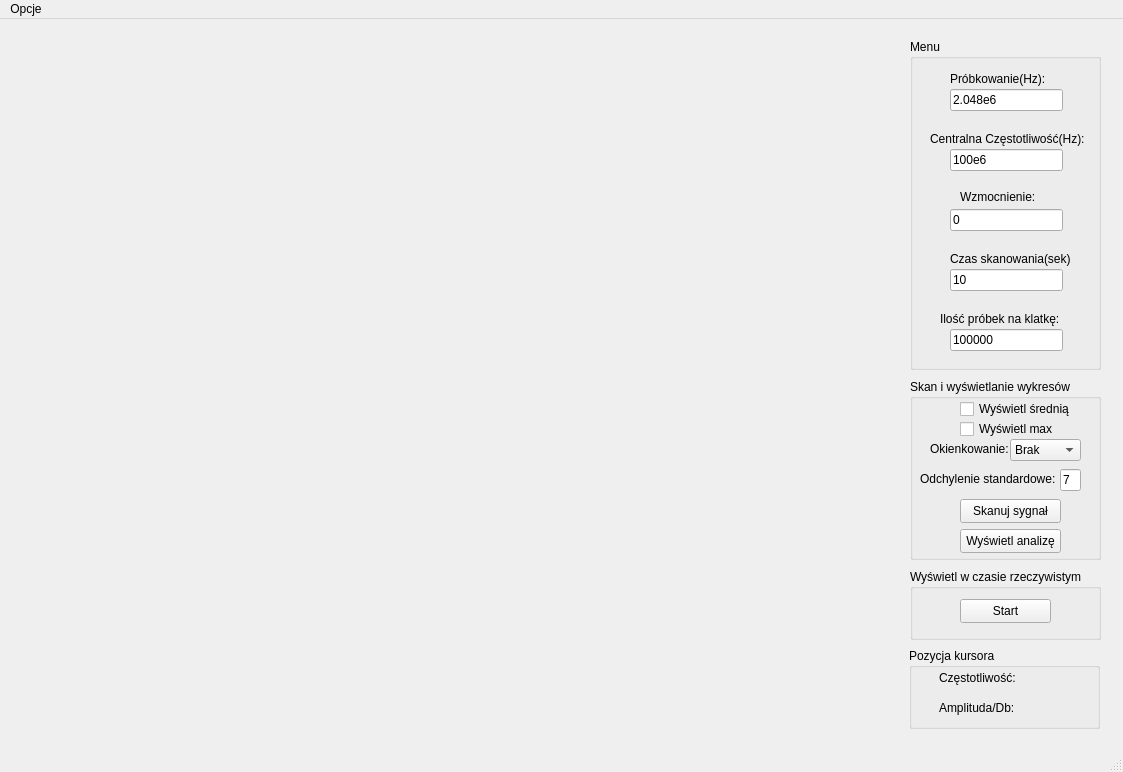
<?xml version="1.0" encoding="UTF-8"?>
<ui version="4.0">
 <class>MainWindow</class>
 <widget class="QMainWindow" name="MainWindow">
  <property name="geometry">
   <rect>
    <x>0</x>
    <y>0</y>
    <width>1123</width>
    <height>772</height>
   </rect>
  </property>
  <property name="windowTitle">
   <string>MainWindow</string>
  </property>
  <widget class="QWidget" name="centralwidget">
   <widget class="QGroupBox" name="groupBox">
    <property name="geometry">
     <rect>
      <x>910</x>
      <y>20</y>
      <width>191</width>
      <height>331</height>
     </rect>
    </property>
    <property name="title">
     <string>Menu</string>
    </property>
    <widget class="QLineEdit" name="sampleRateEdit">
     <property name="geometry">
      <rect>
       <x>40</x>
       <y>50</y>
       <width>113</width>
       <height>22</height>
      </rect>
     </property>
     <property name="text">
      <string>2.048e6</string>
     </property>
    </widget>
    <widget class="QLabel" name="label">
     <property name="geometry">
      <rect>
       <x>40</x>
       <y>30</y>
       <width>101</width>
       <height>20</height>
      </rect>
     </property>
     <property name="text">
      <string>Próbkowanie(Hz):</string>
     </property>
    </widget>
    <widget class="QLabel" name="label_2">
     <property name="geometry">
      <rect>
       <x>20</x>
       <y>90</y>
       <width>161</width>
       <height>20</height>
      </rect>
     </property>
     <property name="text">
      <string>Centralna Częstotliwość(Hz):</string>
     </property>
    </widget>
    <widget class="QLineEdit" name="centralFrequencyEdit">
     <property name="geometry">
      <rect>
       <x>40</x>
       <y>110</y>
       <width>113</width>
       <height>22</height>
      </rect>
     </property>
     <property name="text">
      <string>100e6</string>
     </property>
    </widget>
    <widget class="QLabel" name="label_3">
     <property name="geometry">
      <rect>
       <x>50</x>
       <y>150</y>
       <width>81</width>
       <height>16</height>
      </rect>
     </property>
     <property name="text">
      <string>Wzmocnienie:</string>
     </property>
    </widget>
    <widget class="QLineEdit" name="gainEdit">
     <property name="geometry">
      <rect>
       <x>40</x>
       <y>170</y>
       <width>113</width>
       <height>22</height>
      </rect>
     </property>
     <property name="text">
      <string>0</string>
     </property>
    </widget>
    <widget class="QLabel" name="label_4">
     <property name="geometry">
      <rect>
       <x>40</x>
       <y>210</y>
       <width>121</width>
       <height>20</height>
      </rect>
     </property>
     <property name="text">
      <string>Czas skanowania(sek):</string>
     </property>
    </widget>
    <widget class="QLineEdit" name="scanTimeEdit">
     <property name="geometry">
      <rect>
       <x>40</x>
       <y>230</y>
       <width>113</width>
       <height>22</height>
      </rect>
     </property>
     <property name="text">
      <string>10</string>
     </property>
    </widget>
    <widget class="QLabel" name="label_5">
     <property name="geometry">
      <rect>
       <x>30</x>
       <y>270</y>
       <width>131</width>
       <height>20</height>
      </rect>
     </property>
     <property name="text">
      <string>Ilość próbek na klatkę:</string>
     </property>
    </widget>
    <widget class="QLineEdit" name="numberOfSamplesEdit">
     <property name="geometry">
      <rect>
       <x>40</x>
       <y>290</y>
       <width>113</width>
       <height>22</height>
      </rect>
     </property>
     <property name="text">
      <string>100000</string>
     </property>
    </widget>
   </widget>
   <widget class="QWidget" name="graphDisplay" native="true">
    <property name="geometry">
     <rect>
      <x>40</x>
      <y>30</y>
      <width>861</width>
      <height>681</height>
     </rect>
    </property>
   </widget>
   <widget class="QGroupBox" name="groupBox_2">
    <property name="geometry">
     <rect>
      <x>909</x>
      <y>629</y>
      <width>191</width>
      <height>81</height>
     </rect>
    </property>
    <property name="title">
     <string>Pozycja kursora</string>
    </property>
    <widget class="QLabel" name="XLabel">
     <property name="geometry">
      <rect>
       <x>30</x>
       <y>20</y>
       <width>141</width>
       <height>20</height>
      </rect>
     </property>
     <property name="text">
      <string>Częstotliwość: </string>
     </property>
    </widget>
    <widget class="QLabel" name="YLabel">
     <property name="geometry">
      <rect>
       <x>30</x>
       <y>50</y>
       <width>141</width>
       <height>20</height>
      </rect>
     </property>
     <property name="text">
      <string>Amplituda/Db:</string>
     </property>
    </widget>
   </widget>
   <widget class="QGroupBox" name="groupBox_3">
    <property name="geometry">
     <rect>
      <x>910</x>
      <y>550</y>
      <width>191</width>
      <height>71</height>
     </rect>
    </property>
    <property name="title">
     <string>Wyświetl w czasie rzeczywistym</string>
    </property>
    <widget class="QPushButton" name="startButton">
     <property name="geometry">
      <rect>
       <x>50</x>
       <y>30</y>
       <width>91</width>
       <height>24</height>
      </rect>
     </property>
     <property name="text">
      <string>Start</string>
     </property>
    </widget>
   </widget>
   <widget class="QGroupBox" name="groupBox_4">
    <property name="geometry">
     <rect>
      <x>910</x>
      <y>360</y>
      <width>191</width>
      <height>181</height>
     </rect>
    </property>
    <property name="title">
     <string>Skan i wyświetlanie wykresów</string>
    </property>
    <widget class="QCheckBox" name="enableAVG">
     <property name="geometry">
      <rect>
       <x>50</x>
       <y>20</y>
       <width>111</width>
       <height>20</height>
      </rect>
     </property>
     <property name="text">
      <string>Wyświetl średnią</string>
     </property>
    </widget>
    <widget class="QPushButton" name="scanButton">
     <property name="geometry">
      <rect>
       <x>50</x>
       <y>120</y>
       <width>101</width>
       <height>24</height>
      </rect>
     </property>
     <property name="text">
      <string>Skanuj sygnał</string>
     </property>
    </widget>
    <widget class="QPushButton" name="displayButton">
     <property name="geometry">
      <rect>
       <x>50</x>
       <y>150</y>
       <width>101</width>
       <height>24</height>
      </rect>
     </property>
     <property name="text">
      <string>Wyświetl analizę</string>
     </property>
    </widget>
    <widget class="QCheckBox" name="enableMax">
     <property name="geometry">
      <rect>
       <x>50</x>
       <y>40</y>
       <width>111</width>
       <height>20</height>
      </rect>
     </property>
     <property name="text">
      <string>Wyświetl max</string>
     </property>
    </widget>
    <widget class="QComboBox" name="windowedComboBox">
     <property name="geometry">
      <rect>
       <x>100</x>
       <y>60</y>
       <width>71</width>
       <height>22</height>
      </rect>
     </property>
     <item>
      <property name="text">
       <string>Brak</string>
      </property>
     </item>
     <item>
      <property name="text">
       <string>Hamming</string>
      </property>
     </item>
     <item>
      <property name="text">
       <string>Blackman</string>
      </property>
     </item>
     <item>
      <property name="text">
       <string>Rectangular</string>
      </property>
     </item>
     <item>
      <property name="text">
       <string>Hanninga</string>
      </property>
     </item>
     <item>
      <property name="text">
       <string>Gaussian</string>
      </property>
     </item>
     <item>
      <property name="text">
       <string>Triangular</string>
      </property>
     </item>
    </widget>
    <widget class="QLabel" name="label_6">
     <property name="geometry">
      <rect>
       <x>20</x>
       <y>60</y>
       <width>81</width>
       <height>20</height>
      </rect>
     </property>
     <property name="text">
      <string>Okienkowanie:</string>
     </property>
    </widget>
    <widget class="QLineEdit" name="deviationEdit">
     <property name="geometry">
      <rect>
       <x>150</x>
       <y>90</y>
       <width>21</width>
       <height>22</height>
      </rect>
     </property>
     <property name="text">
      <string>7</string>
     </property>
    </widget>
    <widget class="QLabel" name="label_7">
     <property name="geometry">
      <rect>
       <x>10</x>
       <y>90</y>
       <width>141</width>
       <height>20</height>
      </rect>
     </property>
     <property name="text">
      <string>Odchylenie standardowe:</string>
     </property>
    </widget>
   </widget>
  </widget>
  <widget class="QMenuBar" name="menubar">
   <property name="geometry">
    <rect>
     <x>0</x>
     <y>0</y>
     <width>1123</width>
     <height>22</height>
    </rect>
   </property>
   <widget class="QMenu" name="menuOpcje">
    <property name="title">
     <string>Opcje</string>
    </property>
    <addaction name="actionApplyYAxis"/>
   </widget>
   <addaction name="menuOpcje"/>
  </widget>
  <widget class="QStatusBar" name="statusbar"/>
  <action name="actionAvg">
   <property name="text">
    <string>Średnia sygnału</string>
   </property>
  </action>
  <action name="actionApplyYAxis">
   <property name="text">
    <string>Ustaw oś wykresów</string>
   </property>
  </action>
 </widget>
 <resources/>
 <connections/>
</ui>
